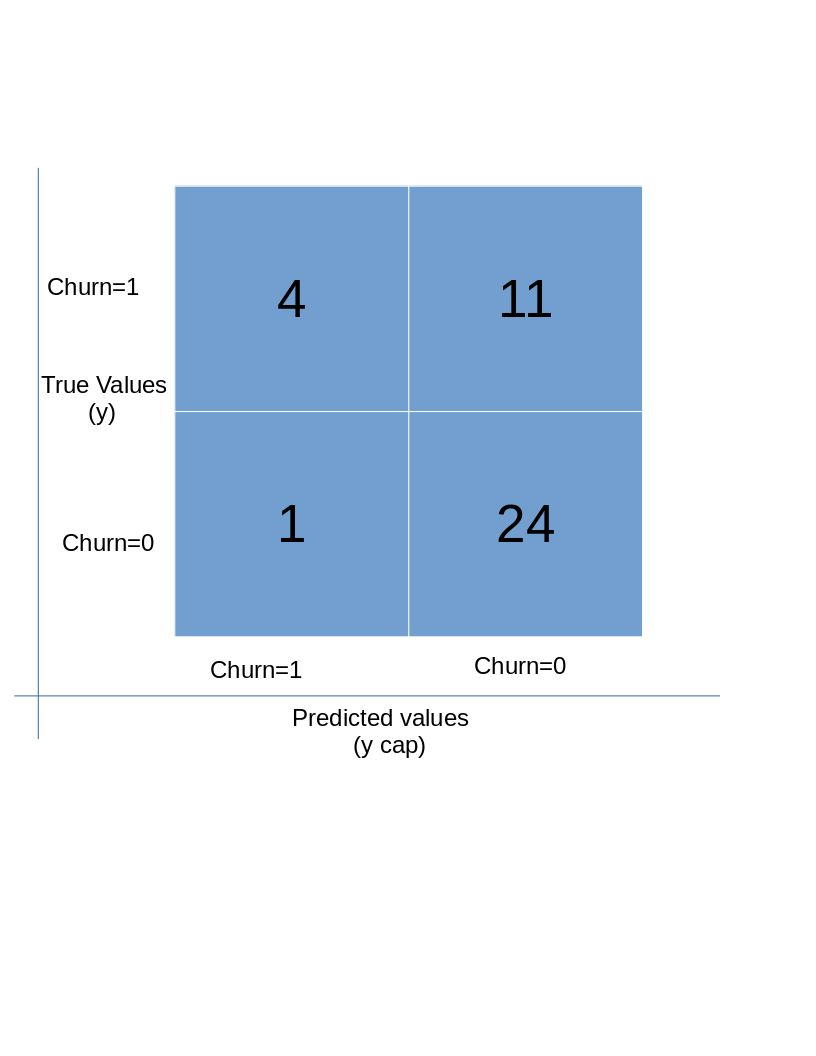
//> input picture wiki_contents/confmatrix.jpg, 816 x 1056 px
$ ./dominant_colors ../wiki_contents/confmatrix.jpg 3   (built with g++ and OpenCV 4)
//> lines starting //> are read from the running program, lines starting //| are printed output that depends on the picture; after the words box and inside, x2 and y2 are one past the last pixel; in counts of white or black regions, pixels touching at a corner belong together
#include <stdio.h>
#include <opencv2/opencv.hpp>
#include <opencv2/core.hpp>
#include <queue>
#include <opencv2/opencv.hpp>

using namespace std;

struct find_dominant_colors_result {
    std::vector<cv::Vec3b> colors;
    cv::Mat quantized;
    cv::Mat viewable;
    cv::Mat dom;
};


typedef struct t_color_node {
    cv::Mat       mean;       // The mean of this node
    cv::Mat       cov;
    uchar         classid;    // The class ID

    t_color_node  *left;
    t_color_node  *right;
} t_color_node;

cv::Mat get_dominant_palette(std::vector<cv::Vec3b> colors) {
    const int tile_size = 64;
    cv::Mat ret = cv::Mat(tile_size, tile_size*colors.size(), CV_8UC3, cv::Scalar(0));

    for(int i=0;i<colors.size();i++) {
        cv::Rect rect(i*tile_size, 0, tile_size, tile_size);
        cv::rectangle(ret, rect, cv::Scalar(colors[i][0], colors[i][1], colors[i][2]), cv::FILLED);
    }

    return ret;
}

std::vector<t_color_node*> get_leaves(t_color_node *root) {
    std::vector<t_color_node*> ret;
    std::queue<t_color_node*> queue;
    queue.push(root);

    while(queue.size() > 0) {
        t_color_node *current = queue.front();
        queue.pop();

        if(current->left && current->right) {
            queue.push(current->left);
            queue.push(current->right);
            continue;
        }

        ret.push_back(current);
    }

    return ret;
}

std::vector<cv::Vec3b> get_dominant_colors(t_color_node *root) {
    std::vector<t_color_node*> leaves = get_leaves(root);
    std::vector<cv::Vec3b> ret;

    for(int i=0;i<leaves.size();i++) {
        cv::Mat mean = leaves[i]->mean;
        ret.push_back(cv::Vec3b(mean.at<double>(0)*255.0f,
                                mean.at<double>(1)*255.0f,
                                mean.at<double>(2)*255.0f));
    }

    return ret;
}

int get_next_classid(t_color_node *root) {
    int maxid = 0;
    std::queue<t_color_node*> queue;
    queue.push(root);

    while(queue.size() > 0) {
        t_color_node* current = queue.front();
        queue.pop();

        if(current->classid > maxid)
            maxid = current->classid;

        if(current->left != NULL)
            queue.push(current->left);

        if(current->right)
            queue.push(current->right);
    }

    return maxid + 1;
}

void get_class_mean_cov(cv::Mat img, cv::Mat classes, t_color_node *node) {
    const int width = img.cols;
    const int height = img.rows;
    const uchar classid = node->classid;

    cv::Mat mean = cv::Mat(3, 1, CV_64FC1, cv::Scalar(0));
    cv::Mat cov = cv::Mat(3, 3, CV_64FC1, cv::Scalar(0));

    // We start out with the average color
    double pixcount = 0;
    for(int y=0;y<height;y++) {
        cv::Vec3b* ptr = img.ptr<cv::Vec3b>(y);
        uchar* ptrClass = classes.ptr<uchar>(y);
        for(int x=0;x<width;x++) {
            if(ptrClass[x] != classid)
                continue;

            cv::Vec3b color = ptr[x];
            cv::Mat scaled = cv::Mat(3, 1, CV_64FC1, cv::Scalar(0));
            scaled.at<double>(0) = color[0]/255.0f;
            scaled.at<double>(1) = color[1]/255.0f;
            scaled.at<double>(2) = color[2]/255.0f;

            mean += scaled;
            cov = cov + (scaled * scaled.t());

            pixcount++;
        }
    }

    cov = cov - (mean * mean.t()) / pixcount;
    mean = mean / pixcount;

    // The node mean and covariance
    node->mean = mean.clone();
    node->cov = cov.clone();

    return;
}

void partition_class(cv::Mat img, cv::Mat classes, uchar nextid, t_color_node *node) {
    const int width = img.cols;
    const int height = img.rows;
    const int classid = node->classid;

    const uchar newidleft = nextid;
    const uchar newidright = nextid+1;

    cv::Mat mean = node->mean;
    cv::Mat cov = node->cov;
    cv::Mat eigenvalues, eigenvectors;
    cv::eigen(cov, eigenvalues, eigenvectors);

    cv::Mat eig = eigenvectors.row(0);
    cv::Mat comparison_value = eig * mean;

    node->left = new t_color_node();
    node->right = new t_color_node();

    node->left->classid = newidleft;
    node->right->classid = newidright;

    // We start out with the average color
    for(int y=0;y<height;y++) {
        cv::Vec3b* ptr = img.ptr<cv::Vec3b>(y);
        uchar* ptrClass = classes.ptr<uchar>(y);
        for(int x=0;x<width;x++) {
            if(ptrClass[x] != classid)
                continue;

            cv::Vec3b color = ptr[x];
            cv::Mat scaled = cv::Mat(3, 1,
                                  CV_64FC1,
                                  cv::Scalar(0));

            scaled.at<double>(0) = color[0]/255.0f;
            scaled.at<double>(1) = color[1]/255.0f;
            scaled.at<double>(2) = color[2]/255.0f;

            cv::Mat this_value = eig * scaled;

            if(this_value.at<double>(0, 0) <= comparison_value.at<double>(0, 0)) {
                ptrClass[x] = newidleft;
            } else {
                ptrClass[x] = newidright;
            }
        }
    }
    return;
}

cv::Mat get_quantized_image(cv::Mat classes, t_color_node *root) {
    std::vector<t_color_node*> leaves = get_leaves(root);

    const int height = classes.rows;
    const int width = classes.cols;
    cv::Mat ret(height, width, CV_8UC3, cv::Scalar(0));

    for(int y=0;y<height;y++) {
        uchar *ptrClass = classes.ptr<uchar>(y);
        cv::Vec3b *ptr = ret.ptr<cv::Vec3b>(y);
        for(int x=0;x<width;x++) {
            uchar pixel_class = ptrClass[x];
            for(int i=0;i<leaves.size();i++) {
                if(leaves[i]->classid == pixel_class) {
                    ptr[x] = cv::Vec3b(leaves[i]->mean.at<double>(0)*255,
                                       leaves[i]->mean.at<double>(1)*255,
                                       leaves[i]->mean.at<double>(2)*255);
                }
            }
        }
    }

    return ret;
}

cv::Mat get_viewable_image(cv::Mat classes) {
    const int height = classes.rows;
    const int width = classes.cols;

    const int max_color_count = 12;
    cv::Vec3b *palette = new cv::Vec3b[max_color_count];
    palette[0]  = cv::Vec3b(  0,   0,   0);
    palette[1]  = cv::Vec3b(255,   0,   0);
    palette[2]  = cv::Vec3b(  0, 255,   0);
    palette[3]  = cv::Vec3b(  0,   0, 255);
    palette[4]  = cv::Vec3b(255, 255,   0);
    palette[5]  = cv::Vec3b(  0, 255, 255);
    palette[6]  = cv::Vec3b(255,   0, 255);
    palette[7]  = cv::Vec3b(128, 128, 128);
    palette[8]  = cv::Vec3b(128, 255, 128);
    palette[9]  = cv::Vec3b( 32,  32,  32);
    palette[10] = cv::Vec3b(255, 128, 128);
    palette[11] = cv::Vec3b(128, 128, 255);

    cv::Mat ret = cv::Mat(height, width, CV_8UC3, cv::Scalar(0, 0, 0));
    for(int y=0;y<height;y++) {
        cv::Vec3b *ptr = ret.ptr<cv::Vec3b>(y);
        uchar *ptrClass = classes.ptr<uchar>(y);
        for(int x=0;x<width;x++) {
            int color = ptrClass[x];
            if(color >= max_color_count) {
                printf("You should increase the number of predefined colors!\n");
                continue;
            }
            ptr[x] = palette[color];
        }
    }

    return ret;
}

t_color_node* get_max_eigenvalue_node(t_color_node *current) {
    double max_eigen = -1;
    cv::Mat eigenvalues, eigenvectors;

    std::queue<t_color_node*> queue;
    queue.push(current);

    t_color_node *ret = current;
    if(!current->left && !current->right)
        return current;

    while(queue.size() > 0) {
        t_color_node *node = queue.front();
        queue.pop();

        if(node->left && node->right) {
            queue.push(node->left);
            queue.push(node->right);
            continue;
        }

        cv::eigen(node->cov, eigenvalues, eigenvectors);
        double val = eigenvalues.at<double>(0);
        if(val > max_eigen) {
            max_eigen = val;
            ret = node;
        }
    }

    return ret;
}

find_dominant_colors_result find_dominant_colors(cv::Mat img, int count) {
    find_dominant_colors_result result;
    const int width = img.cols;
    const int height = img.rows;

    cv::Mat classes = cv::Mat(height, width, CV_8UC1, cv::Scalar(1));
    t_color_node *root = new t_color_node();

    root->classid = 1;
    root->left = NULL;
    root->right = NULL;

    t_color_node *next = root;
    get_class_mean_cov(img, classes, root);
    for(int i=0;i<count-1;i++) {
        next = get_max_eigenvalue_node(root);
        partition_class(img, classes, get_next_classid(root), next);
        get_class_mean_cov(img, classes, next->left);
        get_class_mean_cov(img, classes, next->right);
    }

    //std::vector<cv::Vec3b> colors = get_dominant_colors(root);
    result.colors = get_dominant_colors(root);

    cv::Mat quantized = get_quantized_image(classes, root);
    cv::Mat viewable = get_viewable_image(classes);
    cv::Mat dom = get_dominant_palette(result.colors);

    cv::imwrite("./classification.png", viewable);
    cv::imwrite("./quantized.png", quantized);
    cv::imwrite("./palette.png", dom);

    //return std::make_tuple(quantized, viewable, dom, colors);

    return result;
}

int main(int argc, char* argv[]) {
    if(argc<3) {
        printf("Usage: %s <image> <count>\n", argv[0]);
        return 0;
    }

    // Load the file
    char* filename = argv[1];
    cv::Mat matImage = cv::imread(filename);
//> matImage is the input picture: 1056 rows x 816 cols, CV_8UC3; mean B, G, R 241.7, 230, 219.3

    if(!matImage.data) {
        printf("Unable to open the file: %s\n", filename);
        return 1;
    }

    int count = atoi(argv[2]);
    if(count<=0 || count>255) {
        printf("The color count needs to be between 1-255. You picked: %d\n", count);
        return 2;
    }

    //std::vector<cv::Vec3b> colors = find_dominant_colors(matImage, count);
    //std::tuple<cv::Mat, cv::Mat, cv::Mat, cv::Vec3b> = find_dominant_colors(matImage, count);
    find_dominant_colors_result x = find_dominant_colors(matImage, count);
//> in get_class_mean_cov, `const uchar classid = node->classid;`: classid = 1
//> the loop in get_class_mean_cov, `for(int y=0;y<height;y++)` made 1056 passes
//> pixcount on passes 1 to 3: 816, 1632, 2448
//> after the loop in get_class_mean_cov, `for(int y=0;y<height;y++)`: mean = [816826.2, 777072.6, 741090.5]; cov = [[783983.9, 751665.3, 722310.7], [751665.3, 726918.8, 704342.2], [722310.7, 704342.2, 687882]]; pixcount = 861696
//> in get_class_mean_cov, `cov = cov - (mean * mean.t()) / pixcount;`: cov = [[9691, 15056, 19809.9], [15056, 26159.1, 36031], [19809.9, 36031, 50516.7]]
//> in get_class_mean_cov, `mean = mean / pixcount;`: mean = [0.948, 0.902, 0.86]
//> in get_class_mean_cov, `node->cov = cov.clone();`: node->cov has the same summary as cov
//> the loop in find_dominant_colors, `for(int i=0;i<count-1;i++)` made 2 passes
//> (classid in partition_class, newidleft in partition_class, newidright in partition_class, mean in partition_class, eigenvalues in partition_class, eig in partition_class, comparison_value in partition_class, classid in get_class_mean_cov) on passes 1 to 2: (1, 2, 3, [0.948, 0.902, 0.86], [84627.7, 1730.2, 8.92], [0.315, 0.555, 0.77], [1.46], 2), (2, 4, 5, [0.796, 0.613, 0.449], [5641.9, 335.1, 4.97], [0.705, 0.564, 0.43], [1.1], 4)
//> pass 1, in find_dominant_colors, `partition_class(img, classes, get_next_classid(root), next);`:
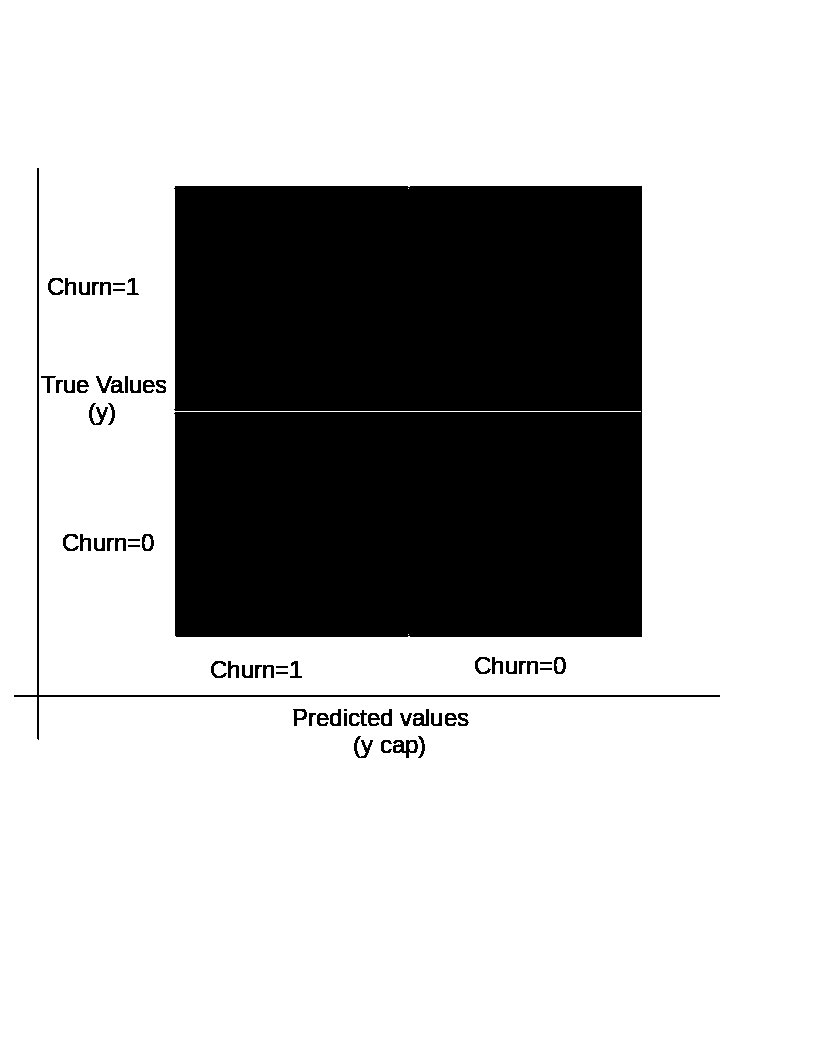
//> classes: 1056 rows x 816 cols, CV_8UC1; values 2 (black) and 3 (white), 74.7% white; 65 black regions (1 under 20 px), largest, box (x1, y1, x2, y2) and area: (174, 186, 642, 637) 210147, (14, 168, 720, 740) 2551, (393, 740, 418, 758) 218
//> pass 2, in find_dominant_colors, `partition_class(img, classes, get_next_classid(root), next);`:
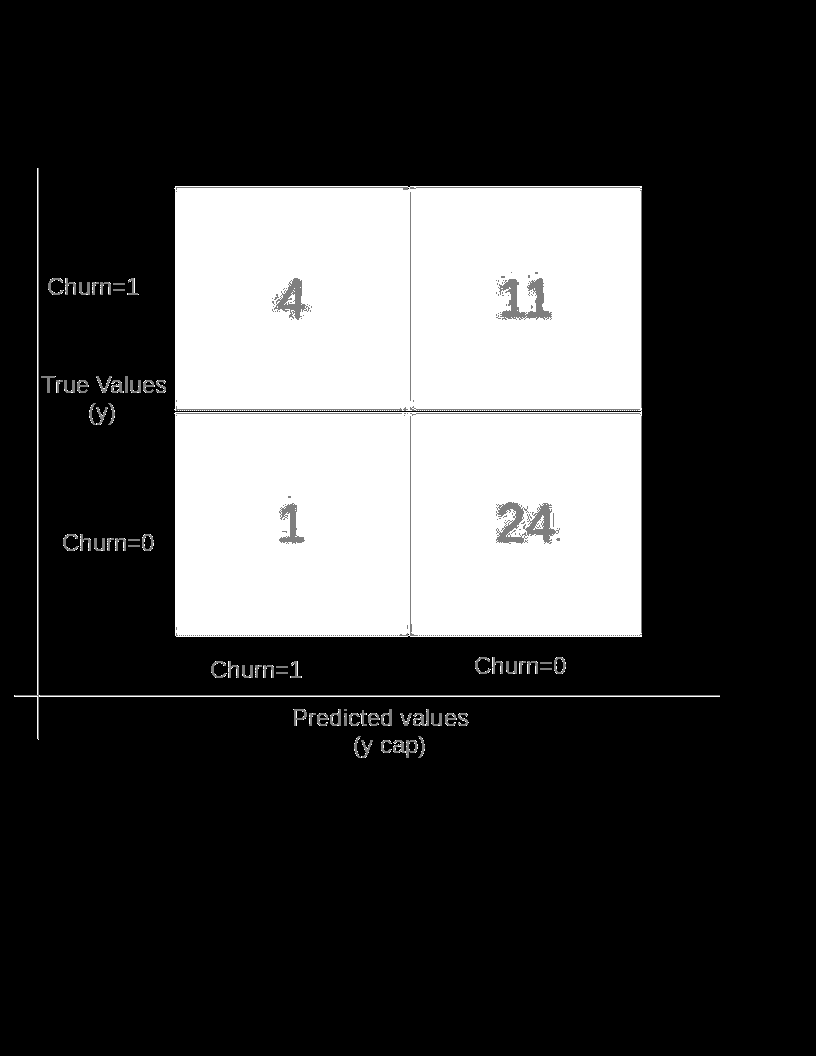
//> classes: 1056 rows x 816 cols, CV_8UC1; min 3, max 5, mean 3.49; drawn with min black and max white
//> in get_leaves, `queue.push(root);`: queue = 1 item
//> the loop in get_leaves, `while(queue.size() > 0)` made 5 passes
//> in get_dominant_colors, `std::vector<t_color_node*> leaves = get_leaves(root);`: leaves = 3 items
//> the loop in get_dominant_colors, `for(int i=0;i<leaves.size();i++)` made 3 passes
//> mean on passes 1 to 3: [0.999, 1, 0.999], [0.429, 0.357, 0.301], [0.817, 0.627, 0.458]
//> in find_dominant_colors, `result.colors = get_dominant_colors(root);`: result.colors = 3 items: [254, 254, 254], [109, 91, 76], [208, 159, 116]
//> the loop in get_leaves (call 2), `while(queue.size() > 0)` made 5 passes
//> in get_quantized_image, `std::vector<t_color_node*> leaves = get_leaves(root);`: leaves = 3 items
//> after the loop in get_quantized_image, `for(int y=0;y<height;y++)`:
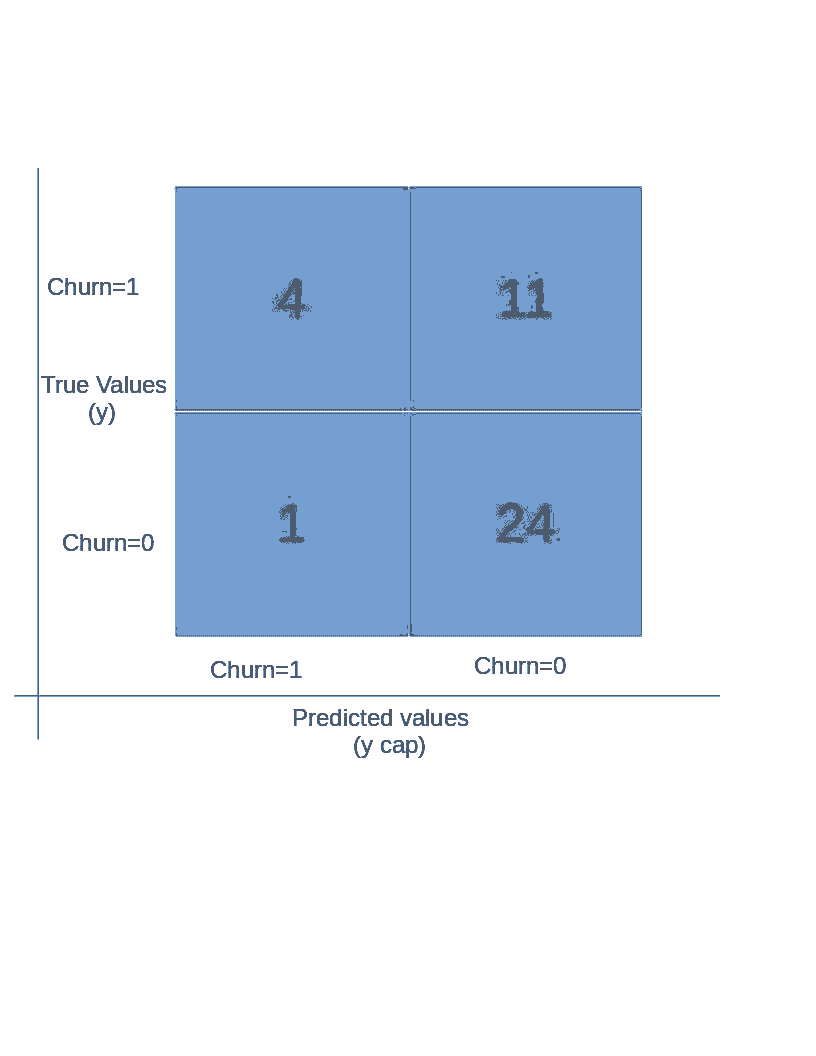
//> ret: 1056 rows x 816 cols, CV_8UC3; mean B, G, R 241, 229.1, 218.6
//> after the loop in get_viewable_image, `for(int y=0;y<height;y++)`:
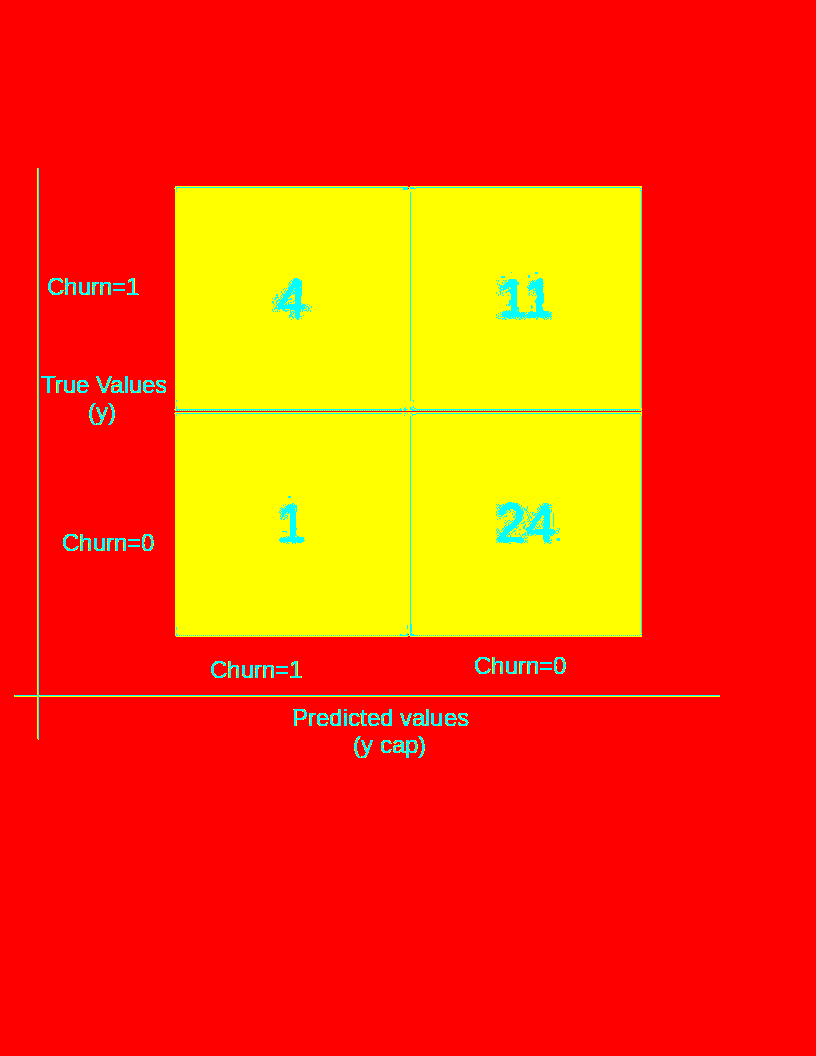
//> ret: 1056 rows x 816 cols, CV_8UC3; mean B, G, R 3.5, 64.4, 251.5
//> in get_dominant_palette, `cv::Mat ret = cv::Mat(tile_size, tile_size*colors.size(), CV_8UC3, cv:..`: ret: 64 rows x 192 cols, CV_8UC3; every value is 0
//> the loop in get_dominant_palette, `for(int i=0;i<colors.size();i++)` made 3 passes
//> after the loop in get_dominant_palette, `for(int i=0;i<colors.size();i++)`:
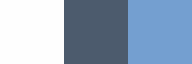
//> ret: 64 rows x 192 cols, CV_8UC3; mean B, G, R 190.3, 168, 148.7

    return 0;
}


//Credits - AIShack, Frey and GrownUp(Stack Overflow)
